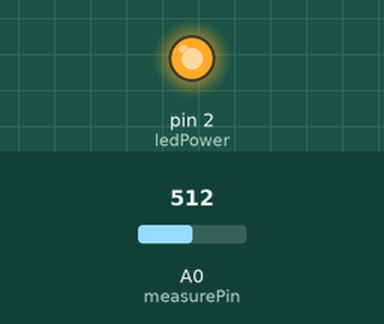
Recording of a sketch running on a simulated Arduino Uno, built with avr-gcc and run on an emulated ATmega328P. On the bench: output pins drawn as LEDs (lit = HIGH). The inputs (shaded band) are chosen by the test bench; at power-on: A0 (measurePin) = 512. What the sketch prints to the serial monitor is not drawn.

Above: at 0.1 s.
Timing chart, 0 to 1.6 s (numbered marks = the images above):
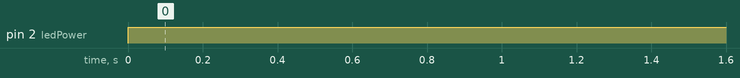

The sketch:

Arduino_pm2.5.ino
```cpp
int measurePin = 0; // Connect dust sensor to Arduino A0 pin
int ledPower = 2;   // Connect dust sensor LED pin to Arduino D2

int samplingTime = 280;    // LED 開啟時間 (微秒)
int deltaTime = 40;        // 等待穩定時間
int sleepTime = 9680;      // LED 關閉時間

float voMeasured = 0;      // ADC 讀取的值
float calcVoltage = 0;     // 計算後的電壓值
float dustDensity = 0;     // PM2.5 濃度值 (mg/m³)

void setup() {
  Serial.begin(9600); // 設定 Serial 傳輸速率
  pinMode(ledPower, OUTPUT);
}

void loop() {
  // 啟動 LED，讀取 GP2Y10 感測器值
  digitalWrite(ledPower, LOW); // 啟動 LED
  delayMicroseconds(samplingTime);

  voMeasured = analogRead(measurePin); // 讀取 ADC 數值 (0-1023)
  delayMicroseconds(deltaTime);

  digitalWrite(ledPower, HIGH); // 關閉 LED
  delayMicroseconds(sleepTime);

  // 將 ADC 數值轉換為電壓 (5V 電源)
  calcVoltage = voMeasured * (5.0 / 1024.0);

  // 根據 GP2Y10 線性方程式計算 PM2.5 濃度 (mg/m3)
  dustDensity = 0.17 * calcVoltage - 0.1;

  // 避免濃度出現負值
  if (dustDensity < 0) {
    dustDensity = 0;
  }

  // 輸出原始電壓和 PM2.5 濃度 (μg/m3)
  Serial.print("Raw Signal Value (0-1023): ");
  Serial.print(voMeasured);

  Serial.print(" - Voltage: ");
  Serial.print(calcVoltage, 2); // 保留 2 位小數

  Serial.print(" - Dust Density: ");
  Serial.print(dustDensity * 1000, 2); // 轉換為 μg/m³
  Serial.println(" ug/m3");

  delay(1000); // 每秒輸出一次數據
}
```

Measured:
- by itself, pin 2 (ledPower): LOW → HIGH at 0.00 s
